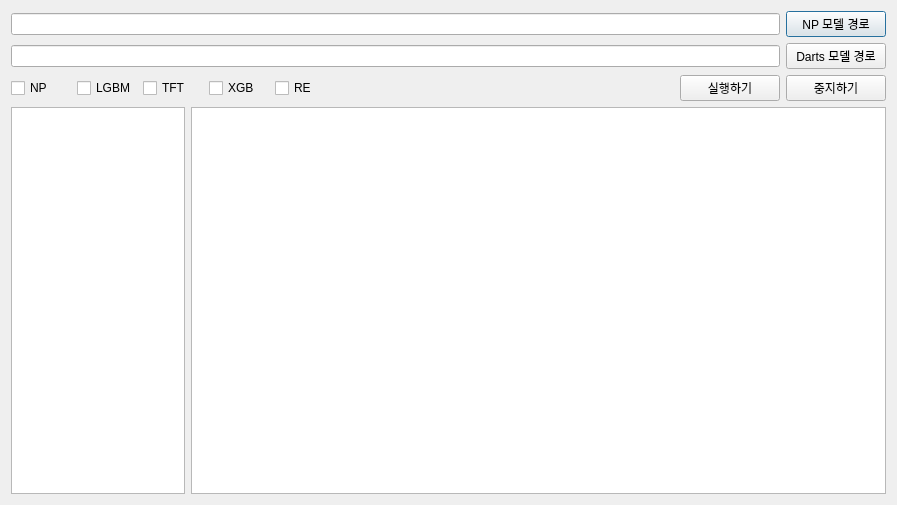
<?xml version="1.0" encoding="UTF-8"?>
<ui version="4.0">
 <class>RunModelDialog</class>
 <widget class="QDialog" name="RunModelDialog">
  <property name="geometry">
   <rect>
    <x>0</x>
    <y>0</y>
    <width>897</width>
    <height>505</height>
   </rect>
  </property>
  <property name="windowTitle">
   <string>주가 예측 모델 다이얼로그</string>
  </property>
  <layout class="QVBoxLayout" name="verticalLayout">
   <item>
    <layout class="QHBoxLayout" name="horizontalLayout">
     <item>
      <widget class="QLineEdit" name="edit_np_path">
       <property name="readOnly">
        <bool>true</bool>
       </property>
      </widget>
     </item>
     <item>
      <widget class="QPushButton" name="btn_np_path">
       <property name="sizePolicy">
        <sizepolicy hsizetype="Fixed" vsizetype="Fixed">
         <horstretch>0</horstretch>
         <verstretch>0</verstretch>
        </sizepolicy>
       </property>
       <property name="minimumSize">
        <size>
         <width>100</width>
         <height>0</height>
        </size>
       </property>
       <property name="text">
        <string>NP 모델 경로</string>
       </property>
      </widget>
     </item>
    </layout>
   </item>
   <item>
    <layout class="QHBoxLayout" name="horizontalLayout_2">
     <item>
      <widget class="QLineEdit" name="edit_darts_path">
       <property name="readOnly">
        <bool>true</bool>
       </property>
      </widget>
     </item>
     <item>
      <widget class="QPushButton" name="btn_darts_path">
       <property name="sizePolicy">
        <sizepolicy hsizetype="Fixed" vsizetype="Fixed">
         <horstretch>0</horstretch>
         <verstretch>0</verstretch>
        </sizepolicy>
       </property>
       <property name="minimumSize">
        <size>
         <width>100</width>
         <height>0</height>
        </size>
       </property>
       <property name="text">
        <string>Darts 모델 경로</string>
       </property>
      </widget>
     </item>
    </layout>
   </item>
   <item>
    <layout class="QHBoxLayout" name="horizontalLayout_3">
     <item>
      <widget class="QCheckBox" name="check_np">
       <property name="sizePolicy">
        <sizepolicy hsizetype="Fixed" vsizetype="Fixed">
         <horstretch>0</horstretch>
         <verstretch>0</verstretch>
        </sizepolicy>
       </property>
       <property name="minimumSize">
        <size>
         <width>60</width>
         <height>0</height>
        </size>
       </property>
       <property name="text">
        <string>NP</string>
       </property>
      </widget>
     </item>
     <item>
      <widget class="QCheckBox" name="check_lgbm">
       <property name="sizePolicy">
        <sizepolicy hsizetype="Fixed" vsizetype="Fixed">
         <horstretch>0</horstretch>
         <verstretch>0</verstretch>
        </sizepolicy>
       </property>
       <property name="minimumSize">
        <size>
         <width>60</width>
         <height>0</height>
        </size>
       </property>
       <property name="text">
        <string>LGBM</string>
       </property>
      </widget>
     </item>
     <item>
      <widget class="QCheckBox" name="check_tft">
       <property name="sizePolicy">
        <sizepolicy hsizetype="Fixed" vsizetype="Fixed">
         <horstretch>0</horstretch>
         <verstretch>0</verstretch>
        </sizepolicy>
       </property>
       <property name="minimumSize">
        <size>
         <width>60</width>
         <height>0</height>
        </size>
       </property>
       <property name="text">
        <string>TFT</string>
       </property>
      </widget>
     </item>
     <item>
      <widget class="QCheckBox" name="check_xgb">
       <property name="sizePolicy">
        <sizepolicy hsizetype="Fixed" vsizetype="Fixed">
         <horstretch>0</horstretch>
         <verstretch>0</verstretch>
        </sizepolicy>
       </property>
       <property name="minimumSize">
        <size>
         <width>60</width>
         <height>0</height>
        </size>
       </property>
       <property name="text">
        <string>XGB</string>
       </property>
      </widget>
     </item>
     <item>
      <widget class="QCheckBox" name="check_re">
       <property name="sizePolicy">
        <sizepolicy hsizetype="Fixed" vsizetype="Fixed">
         <horstretch>0</horstretch>
         <verstretch>0</verstretch>
        </sizepolicy>
       </property>
       <property name="minimumSize">
        <size>
         <width>60</width>
         <height>0</height>
        </size>
       </property>
       <property name="text">
        <string>RE</string>
       </property>
      </widget>
     </item>
     <item>
      <spacer name="horizontalSpacer">
       <property name="orientation">
        <enum>Qt::Orientation::Horizontal</enum>
       </property>
       <property name="sizeHint" stdset="0">
        <size>
         <width>40</width>
         <height>20</height>
        </size>
       </property>
      </spacer>
     </item>
     <item>
      <widget class="QPushButton" name="btn_run_model">
       <property name="sizePolicy">
        <sizepolicy hsizetype="Fixed" vsizetype="Fixed">
         <horstretch>0</horstretch>
         <verstretch>0</verstretch>
        </sizepolicy>
       </property>
       <property name="minimumSize">
        <size>
         <width>100</width>
         <height>0</height>
        </size>
       </property>
       <property name="text">
        <string>실행하기</string>
       </property>
      </widget>
     </item>
     <item>
      <widget class="QPushButton" name="btn_stop_model">
       <property name="sizePolicy">
        <sizepolicy hsizetype="Fixed" vsizetype="Fixed">
         <horstretch>0</horstretch>
         <verstretch>0</verstretch>
        </sizepolicy>
       </property>
       <property name="minimumSize">
        <size>
         <width>100</width>
         <height>0</height>
        </size>
       </property>
       <property name="text">
        <string>중지하기</string>
       </property>
      </widget>
     </item>
    </layout>
   </item>
   <item>
    <layout class="QHBoxLayout" name="horizontalLayout_4" stretch="1,4">
     <item>
      <widget class="QListWidget" name="list_stocks">
       <property name="enabled">
        <bool>true</bool>
       </property>
       <property name="editTriggers">
        <set>QAbstractItemView::EditTrigger::NoEditTriggers</set>
       </property>
       <property name="selectionMode">
        <enum>QAbstractItemView::SelectionMode::SingleSelection</enum>
       </property>
      </widget>
     </item>
     <item>
      <widget class="QPlainTextEdit" name="text_output">
       <property name="undoRedoEnabled">
        <bool>false</bool>
       </property>
       <property name="readOnly">
        <bool>true</bool>
       </property>
      </widget>
     </item>
    </layout>
   </item>
  </layout>
 </widget>
 <resources/>
 <connections/>
</ui>
